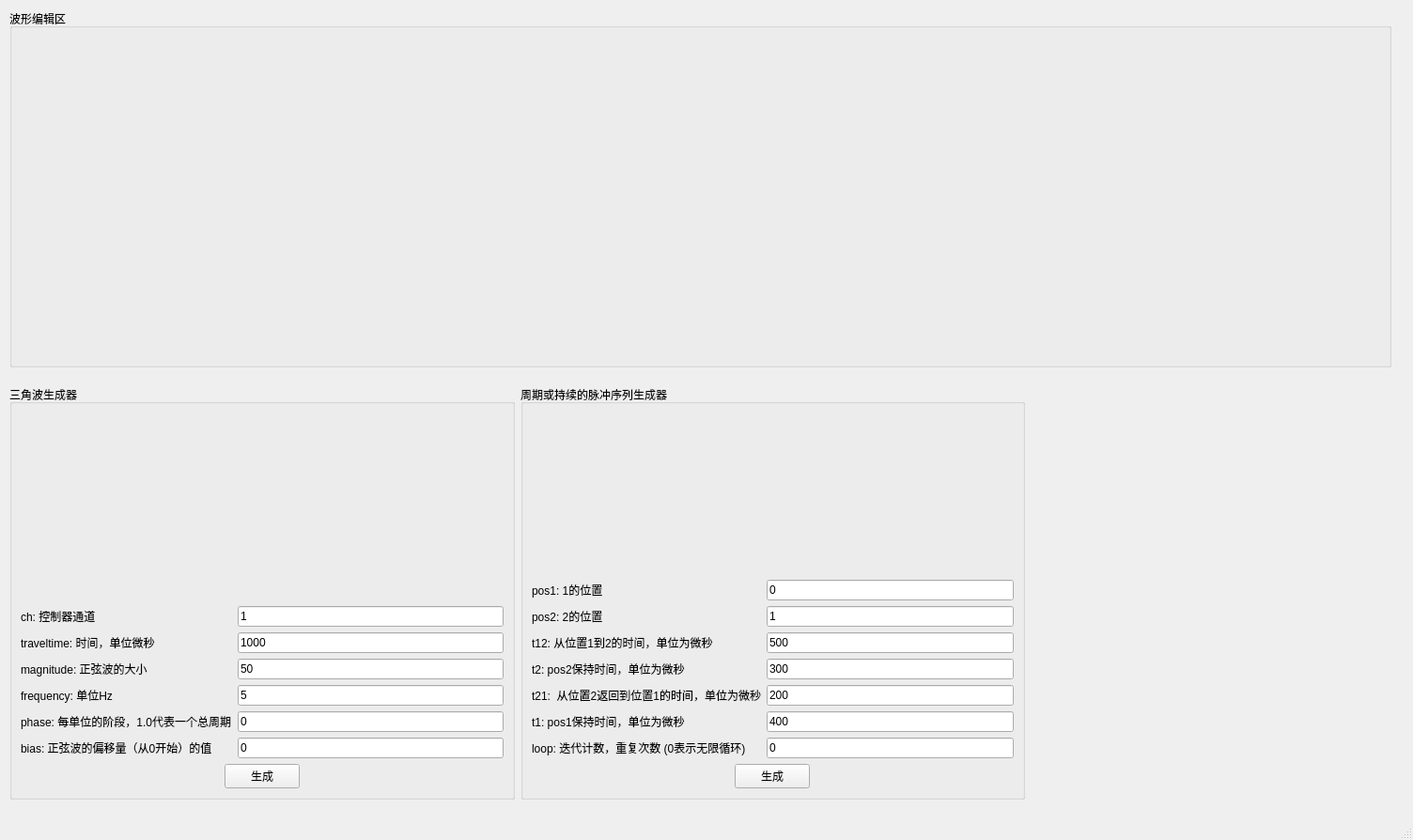
<?xml version="1.0" encoding="UTF-8"?>
<ui version="4.0">
 <class>MainWindow</class>
 <widget class="QMainWindow" name="MainWindow">
  <property name="geometry">
   <rect>
    <x>0</x>
    <y>0</y>
    <width>1504</width>
    <height>894</height>
   </rect>
  </property>
  <property name="windowTitle">
   <string>MainWindow</string>
  </property>
  <widget class="QWidget" name="centralwidget">
   <widget class="QGroupBox" name="groupBox">
    <property name="geometry">
     <rect>
      <x>10</x>
      <y>10</y>
      <width>1471</width>
      <height>381</height>
     </rect>
    </property>
    <property name="title">
     <string>波形编辑区</string>
    </property>
    <layout class="QGridLayout" name="gridLayout_3">
     <item row="0" column="0">
      <widget class="ClipAreaWidget" name="clipAreaWidget" native="true"/>
     </item>
    </layout>
   </widget>
   <widget class="QWidget" name="layoutWidget">
    <property name="geometry">
     <rect>
      <x>10</x>
      <y>410</y>
      <width>1081</width>
      <height>441</height>
     </rect>
    </property>
    <layout class="QHBoxLayout" name="horizontalLayout">
     <item>
      <widget class="QGroupBox" name="groupBoxSinCreator">
       <property name="title">
        <string>三角波生成器</string>
       </property>
       <layout class="QVBoxLayout" name="verticalLayout" stretch="1,2,1">
        <item>
         <widget class="SineWaveWidget" name="sineWaveWidget" native="true"/>
        </item>
        <item>
         <layout class="QGridLayout" name="gridLayout">
          <item row="0" column="0">
           <widget class="QLabel" name="label">
            <property name="text">
             <string>ch: 控制器通道</string>
            </property>
           </widget>
          </item>
          <item row="0" column="1">
           <widget class="QLineEdit" name="lineEditch">
            <property name="text">
             <string>1</string>
            </property>
           </widget>
          </item>
          <item row="1" column="0">
           <widget class="QLabel" name="label_4">
            <property name="text">
             <string>traveltime: 时间，单位微秒</string>
            </property>
           </widget>
          </item>
          <item row="1" column="1">
           <widget class="QLineEdit" name="lineEdittraveltime">
            <property name="text">
             <string>1000</string>
            </property>
           </widget>
          </item>
          <item row="2" column="0">
           <widget class="QLabel" name="label_6">
            <property name="text">
             <string>magnitude: 正弦波的大小</string>
            </property>
           </widget>
          </item>
          <item row="2" column="1">
           <widget class="QLineEdit" name="lineEditmagnitude">
            <property name="text">
             <string>50</string>
            </property>
           </widget>
          </item>
          <item row="3" column="0">
           <widget class="QLabel" name="label_8">
            <property name="text">
             <string>frequency: 单位Hz</string>
            </property>
           </widget>
          </item>
          <item row="3" column="1">
           <widget class="QLineEdit" name="lineEditfrequence">
            <property name="text">
             <string>5</string>
            </property>
           </widget>
          </item>
          <item row="4" column="0">
           <widget class="QLabel" name="label_10">
            <property name="text">
             <string>phase: 每单位的阶段，1.0代表一个总周期</string>
            </property>
           </widget>
          </item>
          <item row="4" column="1">
           <widget class="QLineEdit" name="lineEditphase">
            <property name="text">
             <string>0</string>
            </property>
           </widget>
          </item>
          <item row="5" column="0">
           <widget class="QLabel" name="label_12">
            <property name="text">
             <string>bias: 正弦波的偏移量（从0开始）的值</string>
            </property>
           </widget>
          </item>
          <item row="5" column="1">
           <widget class="QLineEdit" name="lineEditbias">
            <property name="text">
             <string>0</string>
            </property>
           </widget>
          </item>
         </layout>
        </item>
        <item alignment="Qt::AlignmentFlag::AlignHCenter">
         <widget class="QPushButton" name="pushButtonCreateSinWave">
          <property name="text">
           <string>生成</string>
          </property>
         </widget>
        </item>
       </layout>
      </widget>
     </item>
     <item>
      <widget class="QGroupBox" name="groupBox_2">
       <property name="title">
        <string>周期或持续的脉冲序列生成器</string>
       </property>
       <layout class="QVBoxLayout" name="verticalLayout_2" stretch="1,2,1">
        <item>
         <widget class="SourceWidget" name="sourceWidget" native="true"/>
        </item>
        <item>
         <layout class="QGridLayout" name="gridLayout_2">
          <item row="4" column="0">
           <widget class="QLabel" name="label_11">
            <property name="text">
             <string>t21:  从位置2返回到位置1的时间，单位为微秒</string>
            </property>
           </widget>
          </item>
          <item row="3" column="1">
           <widget class="QLineEdit" name="lineEditt2">
            <property name="text">
             <string>300</string>
            </property>
           </widget>
          </item>
          <item row="2" column="1">
           <widget class="QLineEdit" name="lineEditt12">
            <property name="text">
             <string>500</string>
            </property>
           </widget>
          </item>
          <item row="1" column="1">
           <widget class="QLineEdit" name="lineEditpos2">
            <property name="text">
             <string>1</string>
            </property>
           </widget>
          </item>
          <item row="5" column="1">
           <widget class="QLineEdit" name="lineEditt1">
            <property name="text">
             <string>400</string>
            </property>
           </widget>
          </item>
          <item row="0" column="1">
           <widget class="QLineEdit" name="lineEditpos1">
            <property name="text">
             <string>0</string>
            </property>
           </widget>
          </item>
          <item row="2" column="0">
           <widget class="QLabel" name="label_7">
            <property name="text">
             <string>t12: 从位置1到2的时间，单位为微秒</string>
            </property>
           </widget>
          </item>
          <item row="0" column="0">
           <widget class="QLabel" name="label_2">
            <property name="text">
             <string>pos1: 1的位置</string>
            </property>
           </widget>
          </item>
          <item row="1" column="0">
           <widget class="QLabel" name="label_5">
            <property name="text">
             <string>pos2: 2的位置</string>
            </property>
           </widget>
          </item>
          <item row="4" column="1">
           <widget class="QLineEdit" name="lineEditt21">
            <property name="text">
             <string>200</string>
            </property>
           </widget>
          </item>
          <item row="3" column="0">
           <widget class="QLabel" name="label_9">
            <property name="text">
             <string>t2: pos2保持时间，单位为微秒</string>
            </property>
           </widget>
          </item>
          <item row="5" column="0">
           <widget class="QLabel" name="label_13">
            <property name="text">
             <string>t1: pos1保持时间，单位为微秒</string>
            </property>
           </widget>
          </item>
          <item row="6" column="0">
           <widget class="QLabel" name="label_14">
            <property name="text">
             <string>loop: 迭代计数，重复次数 (0表示无限循环)</string>
            </property>
           </widget>
          </item>
          <item row="6" column="1">
           <widget class="QLineEdit" name="lineEditloop">
            <property name="text">
             <string>0</string>
            </property>
           </widget>
          </item>
         </layout>
        </item>
        <item alignment="Qt::AlignmentFlag::AlignHCenter">
         <widget class="QPushButton" name="pushButtonCreatePulseWave">
          <property name="text">
           <string>生成</string>
          </property>
         </widget>
        </item>
       </layout>
      </widget>
     </item>
    </layout>
   </widget>
  </widget>
  <widget class="QMenuBar" name="menubar">
   <property name="geometry">
    <rect>
     <x>0</x>
     <y>0</y>
     <width>1504</width>
     <height>17</height>
    </rect>
   </property>
  </widget>
  <widget class="QStatusBar" name="statusbar"/>
 </widget>
 <customwidgets>
  <customwidget>
   <class>SourceWidget</class>
   <extends>QWidget</extends>
   <header location="global">sourcewidget.h</header>
   <container>1</container>
  </customwidget>
  <customwidget>
   <class>ClipAreaWidget</class>
   <extends>QWidget</extends>
   <header location="global">clipareawidget.h</header>
   <container>1</container>
  </customwidget>
  <customwidget>
   <class>SineWaveWidget</class>
   <extends>QWidget</extends>
   <header location="global">sinewavewidget.h</header>
   <container>1</container>
  </customwidget>
 </customwidgets>
 <resources/>
 <connections/>
</ui>
